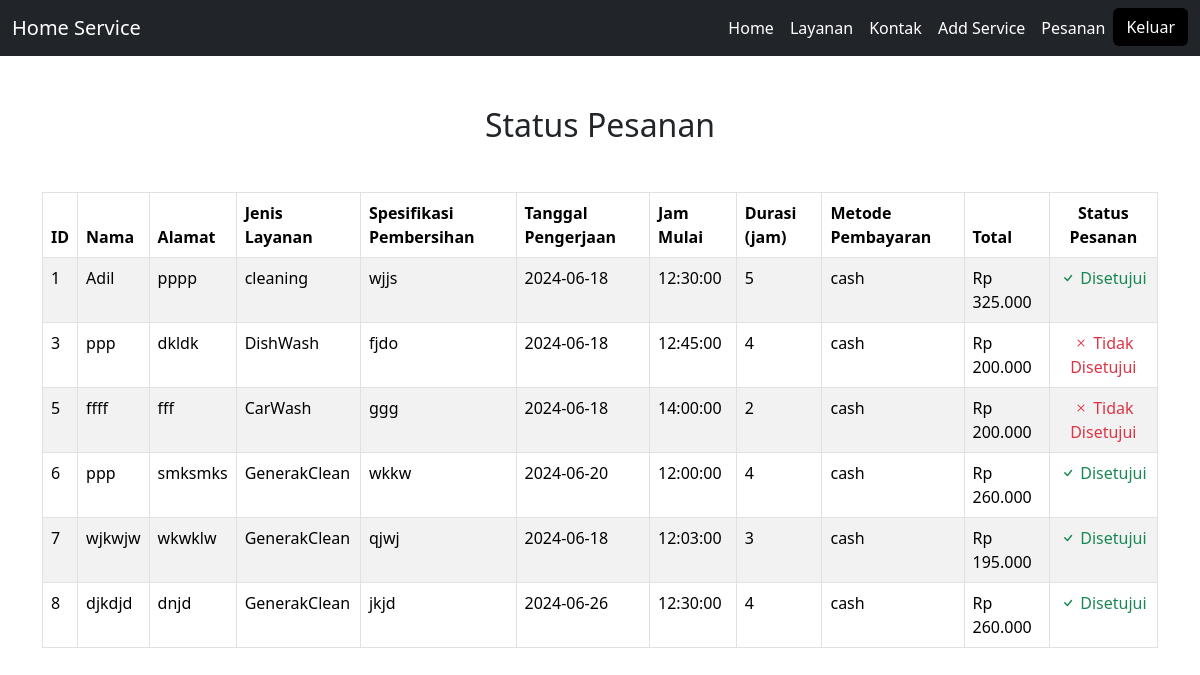
/statuspesanan.php (signed in), run on the app's committed database.
### tables this page shows
CREATE TABLE `bookings` (
  `id` int(11) NOT NULL AUTO_INCREMENT,
  `name` varchar(255) NOT NULL,
  `address` text NOT NULL,
  `service_type` varchar(50) NOT NULL,
  `cleaning_spec` varchar(255) DEFAULT NULL,
  `date` date NOT NULL,
  `start_time` time NOT NULL,
  `duration` int(11) NOT NULL,
  `payment_method` varchar(50) NOT NULL,
  `total` int(11) NOT NULL,
  `user_id` int(11) NOT NULL,
  `approved` enum('pending','approved','rejected') DEFAULT 'pending',
  `notification_sent` tinyint(1) NOT NULL DEFAULT 0,
  `created_at` timestamp NOT NULL DEFAULT current_timestamp(),
  PRIMARY KEY (`id`),
  KEY `user_id` (`user_id`)
);

### statuspesanan.php (the view, shortened to what this page needs)
<!DOCTYPE html>
<html lang="en">
<head>
    <link href="https://cdn.jsdelivr.net/npm/bootstrap@5.3.3/dist/css/bootstrap.min.css" rel="stylesheet">
</head>
<body>
    <?php
    include 'navbar.php'; ?>
    <div class="container">
        <h2 class="text-center">Status Pesanan</h2>
        <table class="table table-striped table-bordered mt-5">
            <thead>
                <tr>
                    <th scope="col">ID</th>
                    <th scope="col">Nama</th>
                    <th scope="col">Alamat</th>
                    <th scope="col">Jenis Layanan</th>
                    <th scope="col">Spesifikasi Pembersihan</th>
                    <th scope="col">Tanggal Pengerjaan</th>
                    <th scope="col">Jam Mulai</th>
                    <th scope="col">Durasi (jam)</th>
                    <th scope="col">Metode Pembayaran</th>
                    <th scope="col">Total</th>
                    <th scope="col" class="text-center">Status Pesanan</th>
                </tr>
            </thead>
            <tbody>
                <?php
                $sql = "SELECT * FROM bookings";
                $result = $connect->query($sql);
                if ($result->num_rows > 0) {
                    while ($row = $result->fetch_assoc()) {
                        echo "<tr>";
                        echo "<td>" . $row['id'] . "</td>";
                        echo "<td>" . $row['name'] . "</td>";
                        echo "<td>" . $row['address'] . "</td>";
                        echo "<td>" . $row['service_type'] . "</td>";
                        echo "<td>" . $row['cleaning_spec'] . "</td>";
                        echo "<td>" . $row['date'] . "</td>";
                        echo "<td>" . $row['start_time'] . "</td>";
                        echo "<td>" . $row['duration'] . "</td>";
                        echo "<td>" . $row['payment_method'] . "</td>";
                        echo "<td>Rp " . number_format($row['total'], 0, ',', '.') . "</td>";
                        echo "<td class='text-center'>";
                        echo "<form action='update_status.php' method='post' class='d-flex justify-content-center'>";
                        $status = $row['approved'];
                        if ($status == 'pending') {
                            echo "<button type='submit' class='btn btn-success me-2' name='approve'><i class='bi bi-check'></i> Setujui</button>";
                            echo "<button type='submit' class='btn btn-danger' name='reject'><i class='bi bi-x'></i> Tidak Setujui</button>";
                        } elseif ($status == 'approved') {
                            echo "<span class='text-success'><i class='bi bi-check'></i> Disetujui</span>";
                        } elseif ($status == 'rejected') {
                            echo "<span class='text-danger'><i class='bi bi-x'></i> Tidak Disetujui</span>";
                        }
                        echo "</form>";
                        echo "</td>";
                        echo "</tr>";
                    }
                } else {
                    echo "<tr><td colspan='11'>Tidak ada data yang ditemukan</td></tr>";
                }
                ?>
            </tbody>
        </table>
    </div>
</body>
</html>

### statuspesanan.php (style rules this page uses)
.container { margin-top: 50px; }

### data on the page
bookings: id "1", name "Adil", address "pppp", service_type "cleaning", cleaning_spec "wjjs", date "2024-06-18", start_time "12:30:00", duration "5", payment_method "cash", total "325.000", approved "approved" (drawn)
bookings: id "3", name "ppp", address "dkldk", service_type "DishWash", cleaning_spec "fjdo", date "2024-06-18", start_time "12:45:00", duration "4", payment_method "cash", total "200.000", approved "rejected" (drawn)
bookings: id "5", name "ffff", address "fff", service_type "CarWash", cleaning_spec "ggg", date "2024-06-18", start_time "14:00:00", duration "2", payment_method "cash", total "200.000", approved "rejected" (drawn)
bookings: id "6", name "ppp", address "smksmks", service_type "GenerakClean", cleaning_spec "wkkw", date "2024-06-20", start_time "12:00:00", duration "4", payment_method "cash", total "260.000", approved "approved" (drawn)
bookings: id "7", name "wjkwjw", address "wkwklw", service_type "GenerakClean", cleaning_spec "qjwj", date "2024-06-18", start_time "12:03:00", duration "3", payment_method "cash", total "195.000", approved "approved" (drawn)
bookings: id "8", name "djkdjd", address "dnjd", service_type "GenerakClean", cleaning_spec "jkjd", date "2024-06-26", start_time "12:30:00", duration "4", payment_method "cash", total "260.000", approved "approved" (drawn)
